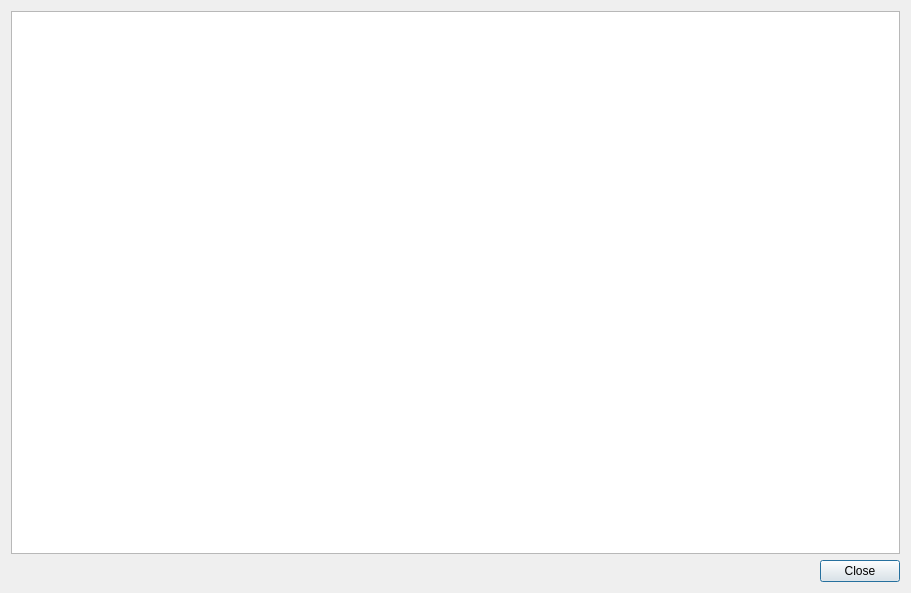
<?xml version="1.0" encoding="UTF-8"?>
<ui version="4.0">
 <class>Elpida::LogsDialog</class>
 <widget class="QDialog" name="Elpida::LogsDialog">
  <property name="geometry">
   <rect>
    <x>0</x>
    <y>0</y>
    <width>911</width>
    <height>593</height>
   </rect>
  </property>
  <property name="windowTitle">
   <string>Dialog</string>
  </property>
  <layout class="QVBoxLayout" name="verticalLayout">
   <item>
    <widget class="QTextBrowser" name="tbLogs">
     <property name="lineWrapMode">
      <enum>QTextEdit::NoWrap</enum>
     </property>
    </widget>
   </item>
   <item>
    <widget class="QDialogButtonBox" name="buttonBox">
     <property name="orientation">
      <enum>Qt::Horizontal</enum>
     </property>
     <property name="standardButtons">
      <set>QDialogButtonBox::Close</set>
     </property>
    </widget>
   </item>
  </layout>
 </widget>
 <resources/>
 <connections>
  <connection>
   <sender>buttonBox</sender>
   <signal>accepted()</signal>
   <receiver>Elpida::LogsDialog</receiver>
   <slot>accept()</slot>
   <hints>
    <hint type="sourcelabel">
     <x>248</x>
     <y>254</y>
    </hint>
    <hint type="destinationlabel">
     <x>157</x>
     <y>274</y>
    </hint>
   </hints>
  </connection>
  <connection>
   <sender>buttonBox</sender>
   <signal>rejected()</signal>
   <receiver>Elpida::LogsDialog</receiver>
   <slot>reject()</slot>
   <hints>
    <hint type="sourcelabel">
     <x>316</x>
     <y>260</y>
    </hint>
    <hint type="destinationlabel">
     <x>286</x>
     <y>274</y>
    </hint>
   </hints>
  </connection>
 </connections>
</ui>
